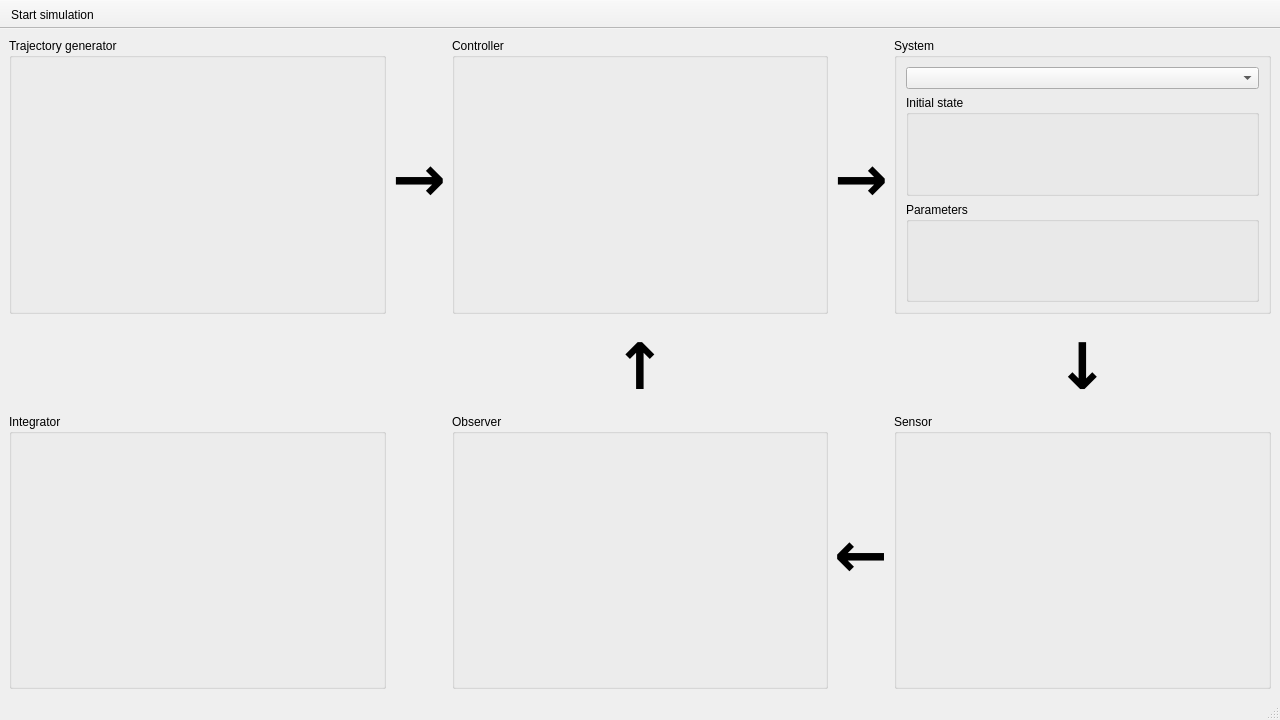
<?xml version="1.0" encoding="UTF-8"?>
<ui version="4.0">
 <class>MainWindow</class>
 <widget class="QMainWindow" name="MainWindow">
  <property name="geometry">
   <rect>
    <x>0</x>
    <y>0</y>
    <width>1280</width>
    <height>720</height>
   </rect>
  </property>
  <property name="windowTitle">
   <string>MainWindow</string>
  </property>
  <property name="dockOptions">
   <set>QMainWindow::AllowNestedDocks|QMainWindow::AllowTabbedDocks|QMainWindow::AnimatedDocks</set>
  </property>
  <widget class="QWidget" name="centralwidget">
   <layout class="QGridLayout" name="gridLayout">
    <item row="0" column="0">
     <widget class="QGroupBox" name="gTrajectoryGenerator">
      <property name="title">
       <string>Trajectory generator</string>
      </property>
      <layout class="QFormLayout" name="formTrajectoryGenerator"/>
     </widget>
    </item>
    <item row="0" column="1">
     <widget class="QLabel" name="lRightArrow1">
      <property name="sizePolicy">
       <sizepolicy hsizetype="Fixed" vsizetype="Preferred">
        <horstretch>0</horstretch>
        <verstretch>0</verstretch>
       </sizepolicy>
      </property>
      <property name="font">
       <font>
        <family>Helvetica Neue LT Pro</family>
        <pointsize>48</pointsize>
        <weight>75</weight>
        <bold>true</bold>
       </font>
      </property>
      <property name="text">
       <string>→</string>
      </property>
      <property name="alignment">
       <set>Qt::AlignCenter</set>
      </property>
     </widget>
    </item>
    <item row="0" column="2">
     <widget class="QGroupBox" name="gController">
      <property name="title">
       <string>Controller</string>
      </property>
      <layout class="QFormLayout" name="formController"/>
     </widget>
    </item>
    <item row="0" column="3">
     <widget class="QLabel" name="lRightArrow2">
      <property name="sizePolicy">
       <sizepolicy hsizetype="Fixed" vsizetype="Preferred">
        <horstretch>0</horstretch>
        <verstretch>0</verstretch>
       </sizepolicy>
      </property>
      <property name="font">
       <font>
        <family>Helvetica Neue LT Pro</family>
        <pointsize>48</pointsize>
        <weight>75</weight>
        <bold>true</bold>
       </font>
      </property>
      <property name="text">
       <string>→</string>
      </property>
      <property name="alignment">
       <set>Qt::AlignCenter</set>
      </property>
     </widget>
    </item>
    <item row="0" column="4">
     <widget class="QGroupBox" name="gSystem">
      <property name="title">
       <string>System</string>
      </property>
      <layout class="QGridLayout" name="gridLayout_2" rowstretch="0,0,0">
       <item row="2" column="0">
        <widget class="QGroupBox" name="gSystemParameters">
         <property name="title">
          <string>Parameters</string>
         </property>
         <layout class="QFormLayout" name="formSystemParameters"/>
        </widget>
       </item>
       <item row="1" column="0">
        <widget class="QGroupBox" name="gSystemInitialState">
         <property name="title">
          <string>Initial state</string>
         </property>
         <layout class="QFormLayout" name="formSystemInitialState"/>
        </widget>
       </item>
       <item row="0" column="0">
        <widget class="QComboBox" name="cSystem"/>
       </item>
      </layout>
     </widget>
    </item>
    <item row="1" column="2">
     <widget class="QLabel" name="lUpArrow1">
      <property name="sizePolicy">
       <sizepolicy hsizetype="Preferred" vsizetype="Fixed">
        <horstretch>0</horstretch>
        <verstretch>0</verstretch>
       </sizepolicy>
      </property>
      <property name="font">
       <font>
        <family>Helvetica Neue LT Pro</family>
        <pointsize>48</pointsize>
        <weight>75</weight>
        <bold>true</bold>
       </font>
      </property>
      <property name="text">
       <string>↑</string>
      </property>
      <property name="alignment">
       <set>Qt::AlignCenter</set>
      </property>
     </widget>
    </item>
    <item row="1" column="4">
     <widget class="QLabel" name="lDownArrow1">
      <property name="sizePolicy">
       <sizepolicy hsizetype="Preferred" vsizetype="Fixed">
        <horstretch>0</horstretch>
        <verstretch>0</verstretch>
       </sizepolicy>
      </property>
      <property name="font">
       <font>
        <family>Helvetica Neue LT Pro</family>
        <pointsize>48</pointsize>
        <weight>75</weight>
        <bold>true</bold>
       </font>
      </property>
      <property name="text">
       <string>↓</string>
      </property>
      <property name="alignment">
       <set>Qt::AlignCenter</set>
      </property>
     </widget>
    </item>
    <item row="2" column="0">
     <widget class="QGroupBox" name="gIntegrator">
      <property name="title">
       <string>Integrator</string>
      </property>
      <layout class="QFormLayout" name="formIntegrator"/>
     </widget>
    </item>
    <item row="2" column="2">
     <widget class="QGroupBox" name="gObserver">
      <property name="title">
       <string>Observer</string>
      </property>
      <layout class="QFormLayout" name="formObserver"/>
     </widget>
    </item>
    <item row="2" column="3">
     <widget class="QLabel" name="lLeftArrow1">
      <property name="sizePolicy">
       <sizepolicy hsizetype="Fixed" vsizetype="Preferred">
        <horstretch>0</horstretch>
        <verstretch>0</verstretch>
       </sizepolicy>
      </property>
      <property name="font">
       <font>
        <family>Helvetica Neue LT Pro</family>
        <pointsize>48</pointsize>
        <weight>75</weight>
        <bold>true</bold>
       </font>
      </property>
      <property name="text">
       <string>←</string>
      </property>
      <property name="alignment">
       <set>Qt::AlignCenter</set>
      </property>
     </widget>
    </item>
    <item row="2" column="4">
     <widget class="QGroupBox" name="gSensor">
      <property name="title">
       <string>Sensor</string>
      </property>
      <layout class="QFormLayout" name="formSensor"/>
     </widget>
    </item>
   </layout>
  </widget>
  <widget class="QMenuBar" name="menubar">
   <property name="geometry">
    <rect>
     <x>0</x>
     <y>0</y>
     <width>1280</width>
     <height>20</height>
    </rect>
   </property>
  </widget>
  <widget class="QStatusBar" name="statusbar"/>
  <widget class="QToolBar" name="mainToolBar">
   <property name="windowTitle">
    <string>toolBar</string>
   </property>
   <property name="movable">
    <bool>false</bool>
   </property>
   <property name="floatable">
    <bool>false</bool>
   </property>
   <attribute name="toolBarArea">
    <enum>TopToolBarArea</enum>
   </attribute>
   <attribute name="toolBarBreak">
    <bool>false</bool>
   </attribute>
   <addaction name="aStartSim"/>
  </widget>
  <action name="aStartSim">
   <property name="text">
    <string>Start simulation</string>
   </property>
   <property name="toolTip">
    <string>Starts the simulation.</string>
   </property>
  </action>
 </widget>
 <resources/>
 <connections/>
</ui>
